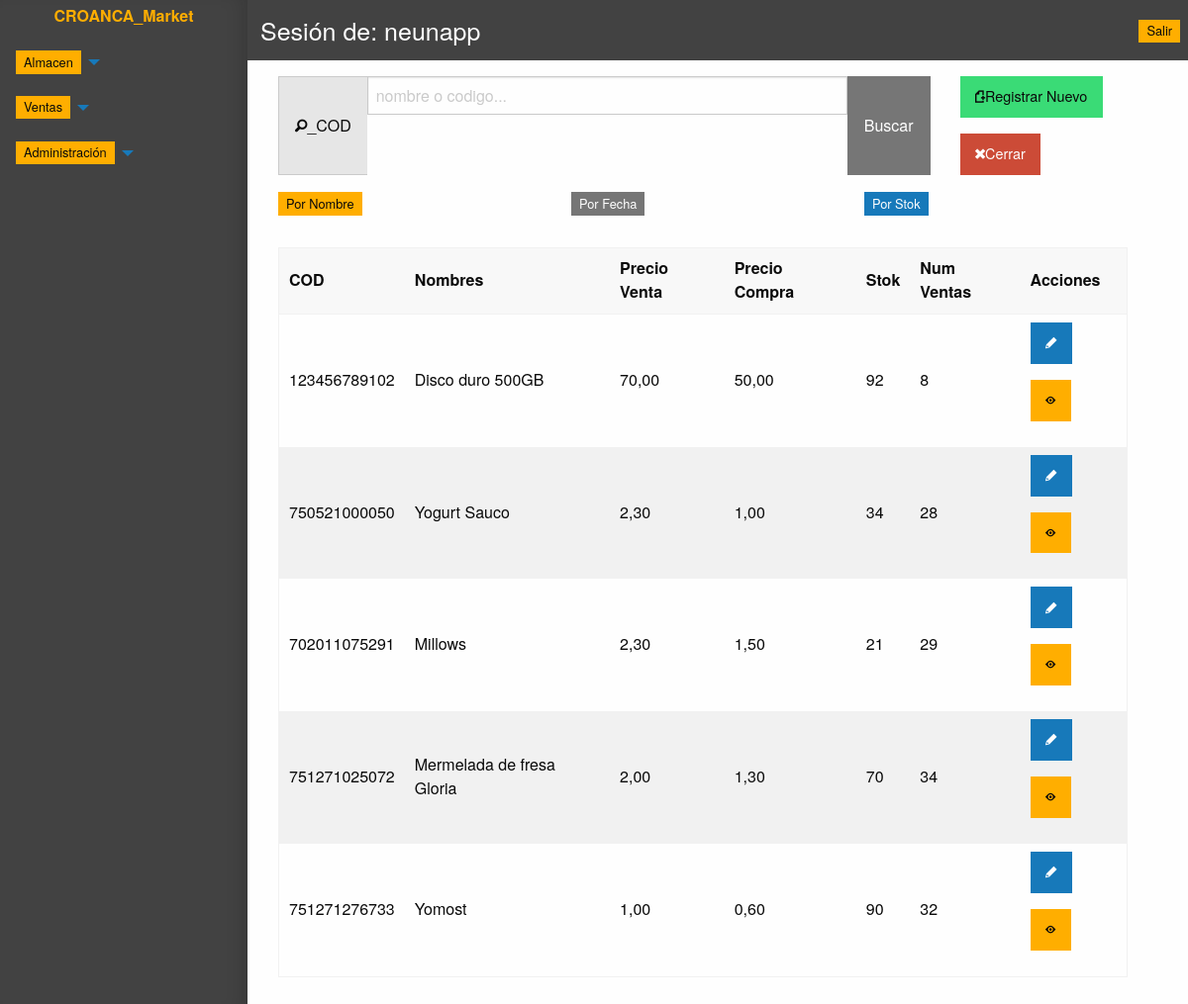
Screenshot of /producto/lista/ (signed in) with the database file from the repository.
### applications/users/models.py (models this page shows, shortened)
class User(AbstractBaseUser, PermissionsMixin):
    ADMINISTRADOR = '0'
    ALMACEN = '1'
    VENTAS = '2'
    VARON = 'M'
    MUJER = 'F'
    OTRO = 'O'
    OCUPATION_CHOICES = [
        (ADMINISTRADOR, 'Administrador'),
        (ALMACEN, 'Almacen'),
        (VENTAS, 'Ventas'),
    ]
    GENDER_CHOICES = [
        (VARON, 'Masculino'),
        (MUJER, 'Femenino'),
        (OTRO, 'Otros'),
    ]
    email = models.EmailField(unique=True)
    full_name = models.CharField('Nombres', max_length=100)
    ocupation = models.CharField(
        max_length=1,
        choices=OCUPATION_CHOICES,
        blank=True
    )
    genero = models.CharField(
        max_length=1,
        choices=GENDER_CHOICES,
        blank=True
    )
    date_birth = models.DateField(
        'Fecha de nacimiento',
        blank=True,
        null=True
    )
    is_staff = models.BooleanField(default=False)
    is_active = models.BooleanField(default=False)
    USERNAME_FIELD = 'email'
    REQUIRED_FIELDS = ['full_name']
    objects = UserManager()

### applications/producto/models.py (models this page shows, shortened)
class Product(TimeStampedModel):
    UNIT_CHOICES = (
        ('0', 'Kilogramos'),
        ('1', 'Litros'),
        ('2', 'Unidades'),
    )
    barcode = models.CharField(
        max_length=13,
        unique=True
    )
    name = models.CharField(
        'Nombre',
        max_length=40
    )
    provider = models.ForeignKey(
        Provider,
        on_delete=models.CASCADE
    )
    marca = models.ForeignKey(
        Marca,
        on_delete=models.CASCADE
    )
    due_date = models.DateField(
        'fecha de vencimiento',
        blank=True,
        null=True
    )
    description = models.TextField(
        'descripción del producto',
        blank=True,
    )
    unit = models.CharField(
        'unidad de medida',
        max_length=1,
        choices=UNIT_CHOICES,
    )
    count = models.PositiveIntegerField(
        'cantidad en almacen',
        default=0
    )
    purchase_price = models.DecimalField(
        'precio compra',
        max_digits=7,
        decimal_places=2
    )
    sale_price = models.DecimalField(
        'precio venta',
        max_digits=7,
        decimal_places=2
    )
    num_sale = models.PositiveIntegerField(
        'numero de ventas',
        default=0
    )
    anulate = models.BooleanField(
        'eliminado',
        default=False
    )
    objects = ProductManager()
    class Meta:
        verbose_name = 'Producto'
        verbose_name_plural = 'Productos'

### applications/producto/views.py (the view)
class ProductListView(AlmacenPermisoMixin, ListView):
    template_name = "producto/lista.html"
    context_object_name = 'productos'
    paginate_by = 10
    def get_queryset(self):
        kword = self.request.GET.get("kword", '')
        order = self.request.GET.get("order", '')
        queryset = Product.objects.buscar_producto(kword, order)
        return queryset

### applications/producto/managers.py (called while the page is built)
    def buscar_producto(self, kword, order):
        consulta = self.filter(
            Q(name__icontains=kword) | Q(barcode=kword)
        )
        if order == 'date':
            return consulta.order_by('created')
        elif order == 'name':
            return consulta.order_by('name')
        elif order == 'stok':
            return consulta.order_by('count')
        else:
            return consulta.order_by('-created')

### applications/users/mixins.py (called while the page is built)
def check_ocupation_user(ocupation, user_ocupation):
    if (ocupation == User.ADMINISTRADOR or ocupation == user_ocupation):
        return True
    else:
        return False

    def dispatch(self, request, *args, **kwargs):
        if not request.user.is_authenticated:
            return self.handle_no_permission()
        if not check_ocupation_user(request.user.ocupation, User.ALMACEN):
            return HttpResponseRedirect(
                reverse(
                    'users_app:user-login'
                )
            )
        return super().dispatch(request, *args, **kwargs)

### templates/producto/lista.html (shortened to what this page needs)
{% extends "producto/base_producto.html" %}
{% load static %}
{% block panel-content %}
  <div class="grid-container">
    <div class="grid-x grid-margin-x">
      <form class="cell small-12 medium-9 input-group" method="GET">
        <span class="input-group-label fi-magnifying-glass">_COD</span>
        <input class="input-group-field" type="text" id="kword" name="kword" placeholder="nombre o codigo...">
        <div class="input-group-button">
          <input type="submit" class="button secondary" value="Buscar">
        </div>
      </form>
      <div class="cell small-12 medium-3">
        <a href="{% url 'producto_app:producto-add' %}" class="button success fi-page-add">Registrar Nuevo</a>
        <a href="{% url 'home_app:index' %}" class="button alert fi-x">Cerrar</a>
      </div>
    </div>
    <div class="cell grid-x grid-margin-x">
      <div class="cell small-12 medium-4">
        <a href="?order=name">
          <span class="label warning">Por Nombre</span>
        </a>
      </div>
      <div class="cell small-12 medium-4">
        <a href="?order=date">
          <span class="label secondary">Por Fecha</span>
        </a>
      </div>
      <div class="cell small-12 medium-4">
        <a href="?order=stok">
          <span class="label">Por Stok</span>
        </a>
      </div>
    </div>
    <div class="cell grid-x grid-margin-x" style="margin-top: 2em;">
      <div class="cell small-12">
        <div class="table-scroll">
          <table class="hover">
            <thead>
              <th class="small-2 medium-1">COD</th>
              <th class="small-4 medium-3">Nombres</th>
              <th class="small-2 medium-2">Precio Venta</th>
              <th class="small-2 medium-2">Precio Compra</th>
              <th class="small-2 medium-2">Stok</th>
              <th class="small-2 medium-2">Num Ventas</th>
              <th class="small-2 medium-2">Acciones</th>
            </thead>
            <tbody>
              {% for producto in productos %}
                <tr>
                  <td class="small-2 medium-1">{{ producto.barcode }}</td>
                  <td class="small-4 medium-3">{{ producto.name }}</td>
                  <td class="small-2 medium-2">{{ producto.sale_price }}</td>
                  <td class="small-2 medium-2">{{ producto.purchase_price }}</td>
                  <td class="small-2 medium-2">{{ producto.count }}</td>
                  <td class="small-2 medium-2">{{ producto.num_sale }}</td>
                  <td class="small-2 medium-2">
                    <a href="{% url 'producto_app:producto-update' producto.id %}" class="button"><i class="fi-pencil"></i></a>
                    <a href="{% url 'producto_app:producto-detail' producto.id %}" class="button warning"><i class="fi-eye"></i></a>
                  </td>
                </tr>
              {% endfor %}
            </tbody>
          </table>
        </div>
      </div>
    </div>
  </div>
{% endblock panel-content %}

### templates/panel.html (shortened to what this page needs)
{% extends "base.html" %}
{% load  static %}
{% block content %}
<div class="off-canvas-wrapper">
  <div class="off-canvas-wrapper-inner" data-off-canvas-wrapper>
    <div class="off-canvas position-left reveal-for-large" id="my-info" data-off-canvas data-position="left" style="background-color: #424242;">
      <div class="row column">
        <a href="{% url 'home_app:index' %}">
          <h6 style="text-align: center; padding: 0.3em; color: #ffae00; font-weight: bold;">CROANCA_Market</h6>
        </a>
        <ul class="vertical medium-horizontal menu" menu" data-responsive-menu="accordion medium-dropdown" data-auto-height="true" data-animate-height="true">
            <li>
              <a href="#"><span class="label warning">Almacen</span></a>
            </li>
        </ul>
        <ul class="vertical medium-horizontal menu" menu" data-responsive-menu="accordion medium-dropdown" data-auto-height="true" data-animate-height="true">
            <li>
              <a href="#"><span class="label warning">Ventas</span></a>
            </li>
        </ul>
        <ul class="vertical medium-horizontal menu" data-responsive-menu="accordion medium-dropdown" data-auto-height="true" data-animate-height="true">
            <li>
              <a href="#"><span class="label warning">Administración</span></a>
            </li>
        </ul>
      </div>
    </div>
    <div class="off-canvas-content" data-off-canvas-content>
      <div class="grid-x">
        <div class="cell top-bar" style="background-color: #424242;">
          <div class="top-bar-left">
            <h4 style="color: white; margin: 5px;">Sesión de: {{ user.full_name }}</h4>
          </div>
          <div class="top-bar-right">
            <a href="{% url 'users_app:user-logout' %}">
              <span class="label warning">Salir</span>
            </a>
          </div>
        </div>
      </div>
      <div class="grid-container" style="padding: 1em;">
        {% block panel-content %}
        {% endblock panel-content %}
      </div>
  </div>
</div>
{% endblock content %}

### templates/base.html (style rules this page uses)
#my-info { background-color: #424242; }

### rows the page displays
User: full_name "neunapp"
Product: barcode "123456789102", name "Disco duro 500GB", sale_price "70,00", purchase_price "50,00", count "92", num_sale "8"
Product: barcode "750521000050", name "Yogurt Sauco", sale_price "2,30", purchase_price "1,00", count "34", num_sale "28"
Product: barcode "702011075291", name "Millows", sale_price "2,30", purchase_price "1,50", count "21", num_sale "29"
Product: barcode "751271025072", name "Mermelada de fresa Gloria", sale_price "2,00", purchase_price "1,30", count "70", num_sale "34"
Product: barcode "751271276733", name "Yomost", sale_price "1,00", purchase_price "0,60", count "90", num_sale "32"
